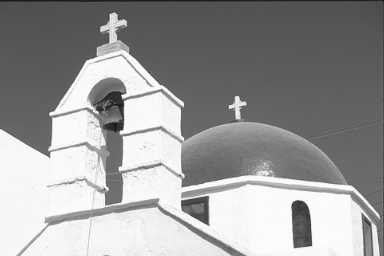
%> input picture pratica_5/pratica5.png, 384 x 256 px
$ octave pratica5.m   (GNU Octave 9; MATLAB toolbox functions it lacks are replaced by stand-ins)
%> lines starting %> are read from the running program, lines starting %| are printed output that depends on the picture
pkg load image

# 0 - carregando a imagem
imagem = imread("pratica5.png");
%> imagem is the input picture: size 256x384 uint8; min 21, max 252, mean 152.7

# 1,2 - funcao para gerar ruido
function saida = ruidonvezes (n, imagem,name)
%> called with n = 8, name = '8.png'
  resultado = zeros(256,384);
  for i = 1:n
    newzero = zeros(256,384);
    newzero = imnoise(imagem, "gaussian", 0 , 0.25);
    newzero = newzero*(1/n);
    resultado += newzero;
  endfor
%> this loop made 8 passes
%> pass 1, in ruidonvezes, `newzero = imnoise(imagem, "gaussian", 0 , 0.25);`:
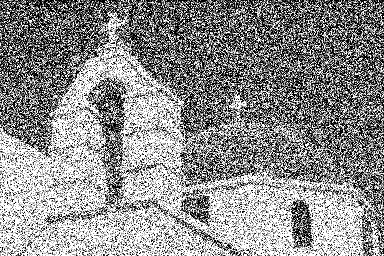
%> newzero: size 256x384 uint8; min 0, max 255, mean 141.7
%> after the loop:
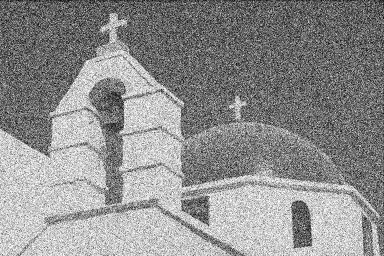
%> resultado: size 256x384 uint8; min 0, max 255, mean 142.6
  imwrite(resultado, name)
  saida = resultado;
endfunction


# imagens
imagem8 = ruidonvezes(8,imagem,'8.png');
imagem16 = ruidonvezes(16,imagem,'16.png');
%> call 2 of ruidonvezes, with n = 16, name = '16.png'
%> the loop in ruidonvezes (call 2), `for i = 1:n` made 16 passes
%> pass 1, in ruidonvezes (call 2), `newzero = imnoise(imagem, "gaussian", 0 , 0.25);`:
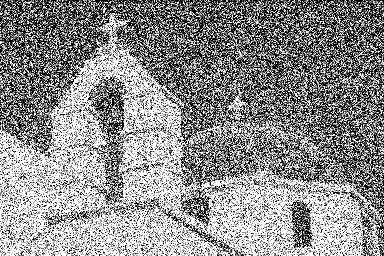
%> newzero: size 256x384 uint8; min 0, max 255, mean 141.7; mean of the top-left, top-right, bottom-left and bottom-right quarters 123.9, 104, 184.5, 154.6
%> after the loop in ruidonvezes (call 2), `for i = 1:n`:
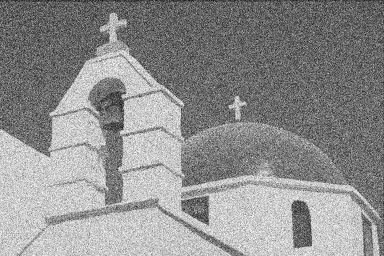
%> resultado: size 256x384 uint8; min 15, max 255, mean 142.7
imagem64 = ruidonvezes(64,imagem,'64.png');
%> call 3 of ruidonvezes, with n = 64, name = '64.png'
%> the loop in ruidonvezes (call 3), `for i = 1:n` made 64 passes
%> pass 1, in ruidonvezes (call 3), `newzero = newzero*(1/n);`:
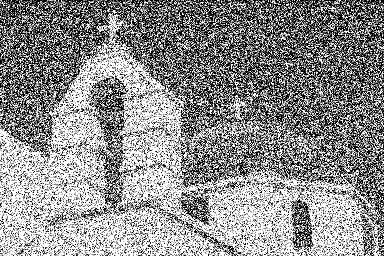
%> newzero: size 256x384 uint8; min 0, max 4, mean 2.23; drawn with min black and max white
%> pass 2, in ruidonvezes (call 3), `newzero = newzero*(1/n);`:
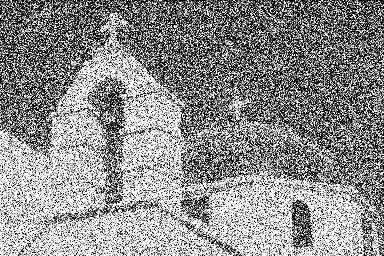
%> newzero: size 256x384 uint8; min 0, max 4, mean 2.23; mean of the top-left, top-right, bottom-left and bottom-right quarters 1.95, 1.63, 2.9, 2.44; drawn with min black and max white
%> after the loop in ruidonvezes (call 3), `for i = 1:n`:
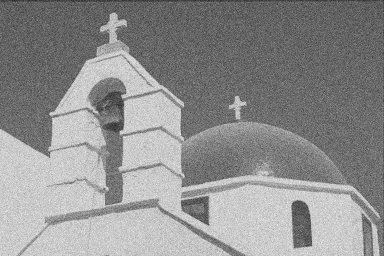
%> resultado: size 256x384 uint8; min 39, max 236, mean 142.8
# Com a diferenca de quantidade de amostras que entram na media
# aritmetica, as imagens com maior numero de amostras tem mais chance de
# ter uma imagem menos ruidosa
